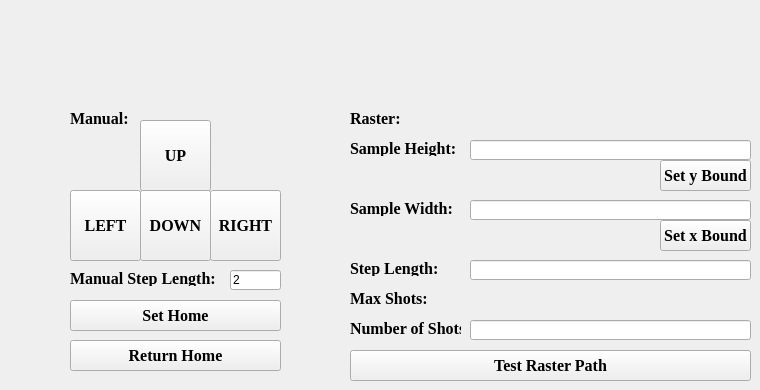
    <widget class="QWidget" name="translationStage">
     <attribute name="title">
      <string>Translation Stage</string>
     </attribute>
     <widget class="QPushButton" name="left_btn">
      <property name="geometry">
       <rect>
        <x>70</x>
        <y>190</y>
        <width>71</width>
        <height>71</height>
       </rect>
      </property>
      <property name="font">
       <font>
        <family>Times New Roman</family>
        <pointsize>12</pointsize>
        <weight>75</weight>
        <bold>true</bold>
       </font>
      </property>
      <property name="text">
       <string>LEFT</string>
      </property>
     </widget>
     <widget class="QPushButton" name="right_btn">
      <property name="geometry">
       <rect>
        <x>210</x>
        <y>190</y>
        <width>71</width>
        <height>71</height>
       </rect>
      </property>
      <property name="font">
       <font>
        <family>Times New Roman</family>
        <pointsize>12</pointsize>
        <weight>75</weight>
        <bold>true</bold>
       </font>
      </property>
      <property name="text">
       <string>RIGHT</string>
      </property>
     </widget>
     <widget class="QPushButton" name="down_btn">
      <property name="geometry">
       <rect>
        <x>140</x>
        <y>190</y>
        <width>71</width>
        <height>71</height>
       </rect>
      </property>
      <property name="font">
       <font>
        <family>Times New Roman</family>
        <pointsize>12</pointsize>
        <weight>75</weight>
        <bold>true</bold>
       </font>
      </property>
      <property name="text">
       <string>DOWN</string>
      </property>
     </widget>
     <widget class="QPushButton" name="up_btn">
      <property name="geometry">
       <rect>
        <x>140</x>
        <y>120</y>
        <width>71</width>
        <height>71</height>
       </rect>
      </property>
      <property name="font">
       <font>
        <family>Times New Roman</family>
        <pointsize>12</pointsize>
        <weight>75</weight>
        <bold>true</bold>
       </font>
      </property>
      <property name="text">
       <string>UP</string>
      </property>
     </widget>
     <widget class="QPushButton" name="set_home_btn">
      <property name="geometry">
       <rect>
        <x>70</x>
        <y>300</y>
        <width>211</width>
        <height>31</height>
       </rect>
      </property>
      <property name="font">
       <font>
        <family>Times New Roman</family>
        <pointsize>12</pointsize>
        <weight>75</weight>
        <bold>true</bold>
       </font>
      </property>
      <property name="text">
       <string>Set Home</string>
      </property>
     </widget>
     <widget class="QPushButton" name="return_home_btn">
      <property name="geometry">
       <rect>
        <x>70</x>
        <y>340</y>
        <width>211</width>
        <height>31</height>
       </rect>
      </property>
      <property name="font">
       <font>
        <family>Times New Roman</family>
        <pointsize>12</pointsize>
        <weight>75</weight>
        <bold>true</bold>
       </font>
      </property>
      <property name="text">
       <string>Return Home</string>
      </property>
     </widget>
     <widget class="QLineEdit" name="sample_height_txt">
      <property name="geometry">
       <rect>
        <x>470</x>
        <y>140</y>
        <width>281</width>
        <height>20</height>
       </rect>
      </property>
     </widget>
     <widget class="QLabel" name="label_90">
      <property name="geometry">
       <rect>
        <x>350</x>
        <y>140</y>
        <width>111</width>
        <height>16</height>
       </rect>
      </property>
      <property name="font">
       <font>
        <family>Times New Roman</family>
        <pointsize>12</pointsize>
        <weight>75</weight>
        <bold>true</bold>
       </font>
      </property>
      <property name="text">
       <string>Sample Height:</string>
      </property>
     </widget>
     <widget class="QLabel" name="label_91">
      <property name="geometry">
       <rect>
        <x>350</x>
        <y>200</y>
        <width>111</width>
        <height>16</height>
       </rect>
      </property>
      <property name="font">
       <font>
        <family>Times New Roman</family>
        <pointsize>12</pointsize>
        <weight>75</weight>
        <bold>true</bold>
       </font>
      </property>
      <property name="text">
       <string>Sample Width:</string>
      </property>
     </widget>
     <widget class="QLineEdit" name="sample_width_txt">
      <property name="geometry">
       <rect>
        <x>470</x>
        <y>200</y>
        <width>281</width>
        <height>20</height>
       </rect>
      </property>
     </widget>
     <widget class="QLabel" name="label_92">
      <property name="geometry">
       <rect>
        <x>350</x>
        <y>260</y>
        <width>111</width>
        <height>16</height>
       </rect>
      </property>
      <property name="font">
       <font>
        <family>Times New Roman</family>
        <pointsize>12</pointsize>
        <weight>75</weight>
        <bold>true</bold>
       </font>
      </property>
      <property name="text">
       <string>Step Length:</string>
      </property>
     </widget>
     <widget class="QLineEdit" name="step_length_txt">
      <property name="geometry">
       <rect>
        <x>470</x>
        <y>260</y>
        <width>281</width>
        <height>20</height>
       </rect>
      </property>
     </widget>
     <widget class="QLabel" name="label_93">
      <property name="geometry">
       <rect>
        <x>350</x>
        <y>290</y>
        <width>111</width>
        <height>16</height>
       </rect>
      </property>
      <property name="font">
       <font>
        <family>Times New Roman</family>
        <pointsize>12</pointsize>
        <weight>75</weight>
        <bold>true</bold>
       </font>
      </property>
      <property name="text">
       <string>Max Shots:</string>
      </property>
     </widget>
     <widget class="QLabel" name="max_lbl">
      <property name="geometry">
       <rect>
        <x>470</x>
        <y>290</y>
        <width>281</width>
        <height>20</height>
       </rect>
      </property>
      <property name="font">
       <font>
        <family>Times New Roman</family>
        <pointsize>12</pointsize>
        <weight>75</weight>
        <bold>true</bold>
       </font>
      </property>
      <property name="text">
       <string/>
      </property>
     </widget>
     <widget class="QLabel" name="label_94">
      <property name="geometry">
       <rect>
        <x>350</x>
        <y>320</y>
        <width>111</width>
        <height>16</height>
       </rect>
      </property>
      <property name="font">
       <font>
        <family>Times New Roman</family>
        <pointsize>12</pointsize>
        <weight>75</weight>
        <bold>true</bold>
       </font>
      </property>
      <property name="text">
       <string>Number of Shots:</string>
      </property>
     </widget>
     <widget class="QLineEdit" name="num_shots_txt">
      <property name="geometry">
       <rect>
        <x>470</x>
        <y>320</y>
        <width>281</width>
        <height>20</height>
       </rect>
      </property>
     </widget>
     <widget class="QLabel" name="label_95">
      <property name="geometry">
       <rect>
        <x>70</x>
        <y>110</y>
        <width>141</width>
        <height>16</height>
       </rect>
      </property>
      <property name="font">
       <font>
        <family>Times New Roman</family>
        <pointsize>12</pointsize>
        <weight>75</weight>
        <bold>true</bold>
       </font>
      </property>
      <property name="text">
       <string>Manual:</string>
      </property>
     </widget>
     <widget class="QLabel" name="label_96">
      <property name="geometry">
       <rect>
        <x>350</x>
        <y>110</y>
        <width>91</width>
        <height>16</height>
       </rect>
      </property>
      <property name="font">
       <font>
        <family>Times New Roman</family>
        <pointsize>12</pointsize>
        <weight>75</weight>
        <bold>true</bold>
       </font>
      </property>
      <property name="text">
       <string>Raster:</string>
      </property>
     </widget>
     <widget class="QPushButton" name="set_ybound_btn">
      <property name="geometry">
       <rect>
        <x>660</x>
        <y>160</y>
        <width>91</width>
        <height>31</height>
       </rect>
      </property>
      <property name="font">
       <font>
        <family>Times New Roman</family>
        <pointsize>12</pointsize>
        <weight>75</weight>
        <bold>true</bold>
       </font>
      </property>
      <property name="text">
       <string>Set y Bound</string>
      </property>
     </widget>
     <widget class="QPushButton" name="set_xbound_btn">
      <property name="geometry">
       <rect>
        <x>660</x>
        <y>220</y>
        <width>91</width>
        <height>31</height>
       </rect>
      </property>
      <property name="font">
       <font>
        <family>Times New Roman</family>
        <pointsize>12</pointsize>
        <weight>75</weight>
        <bold>true</bold>
       </font>
      </property>
      <property name="text">
       <string>Set x Bound</string>
      </property>
     </widget>
     <widget class="QLabel" name="label_99">
      <property name="geometry">
       <rect>
        <x>70</x>
        <y>270</y>
        <width>171</width>
        <height>16</height>
       </rect>
      </property>
      <property name="font">
       <font>
        <family>Times New Roman</family>
        <pointsize>12</pointsize>
        <weight>75</weight>
        <bold>true</bold>
       </font>
      </property>
      <property name="text">
       <string>Manual Step Length:</string>
      </property>
     </widget>
     <widget class="QPushButton" name="raster_btn">
      <property name="geometry">
       <rect>
        <x>350</x>
        <y>350</y>
        <width>401</width>
        <height>31</height>
       </rect>
      </property>
      <property name="font">
       <font>
        <family>Times New Roman</family>
        <pointsize>12</pointsize>
        <weight>75</weight>
        <bold>true</bold>
       </font>
      </property>
      <property name="text">
       <string>Test Raster Path</string>
      </property>
     </widget>
     <widget class="QLineEdit" name="manual_step_length_txt">
      <property name="geometry">
       <rect>
        <x>230</x>
        <y>270</y>
        <width>51</width>
        <height>20</height>
       </rect>
      </property>
      <property name="text">
       <string>2</string>
      </property>
     </widget>
    </widget>
